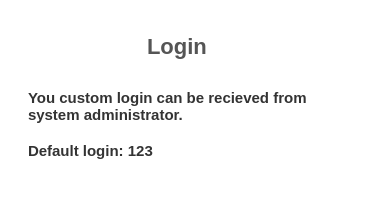
<?xml version="1.0" encoding="UTF-8"?>
<ui version="4.0">
 <class>Dialog</class>
 <widget class="QDialog" name="Dialog">
  <property name="geometry">
   <rect>
    <x>0</x>
    <y>0</y>
    <width>370</width>
    <height>200</height>
   </rect>
  </property>
  <property name="windowTitle">
   <string>Dialog</string>
  </property>
  <widget class="QGroupBox" name="groupBox">
   <property name="geometry">
    <rect>
     <x>0</x>
     <y>0</y>
     <width>370</width>
     <height>200</height>
    </rect>
   </property>
   <property name="minimumSize">
    <size>
     <width>250</width>
     <height>200</height>
    </size>
   </property>
   <property name="maximumSize">
    <size>
     <width>370</width>
     <height>100</height>
    </size>
   </property>
   <property name="styleSheet">
    <string notr="true"> font-size: 18px;
                    font-weight: bold;
                    padding: 5px;
                    background-color:white;
border:none;</string>
   </property>
   <layout class="QVBoxLayout" name="verticalLayout_2">
    <item>
     <widget class="QGroupBox" name="groupBox_2">
      <property name="sizePolicy">
       <sizepolicy hsizetype="Preferred" vsizetype="Preferred">
        <horstretch>0</horstretch>
        <verstretch>0</verstretch>
       </sizepolicy>
      </property>
      <property name="minimumSize">
       <size>
        <width>0</width>
        <height>50</height>
       </size>
      </property>
      <property name="maximumSize">
       <size>
        <width>16777215</width>
        <height>60</height>
       </size>
      </property>
      <property name="styleSheet">
       <string notr="true"> font-size: 22px;
                                font-weight: bold;
                                padding: 5px;
                                color: #555555;
                                border:none;</string>
      </property>
      <property name="title">
       <string/>
      </property>
      <widget class="QLabel" name="label_10">
       <property name="geometry">
        <rect>
         <x>122</x>
         <y>15</y>
         <width>93</width>
         <height>35</height>
        </rect>
       </property>
       <property name="maximumSize">
        <size>
         <width>16777215</width>
         <height>50</height>
        </size>
       </property>
       <property name="text">
        <string>Login</string>
       </property>
       <property name="margin">
        <number>0</number>
       </property>
      </widget>
     </widget>
    </item>
    <item>
     <widget class="QGroupBox" name="groupBox_4">
      <property name="styleSheet">
       <string notr="true">border:none;</string>
      </property>
      <property name="title">
       <string/>
      </property>
      <widget class="QPlainTextEdit" name="plainTextEdit">
       <property name="geometry">
        <rect>
         <x>0</x>
         <y>0</y>
         <width>350</width>
         <height>300</height>
        </rect>
       </property>
       <property name="sizePolicy">
        <sizepolicy hsizetype="Fixed" vsizetype="Fixed">
         <horstretch>0</horstretch>
         <verstretch>0</verstretch>
        </sizepolicy>
       </property>
       <property name="minimumSize">
        <size>
         <width>0</width>
         <height>300</height>
        </size>
       </property>
       <property name="maximumSize">
        <size>
         <width>350</width>
         <height>50</height>
        </size>
       </property>
       <property name="styleSheet">
        <string notr="true"> border: none;
                                                    padding: 5px 10px;
                                                    font-size: 15px;
                                                    color: #333333;</string>
       </property>
       <property name="plainText">
        <string>You custom login can be recieved from system administrator.

Default login: 123</string>
       </property>
      </widget>
     </widget>
    </item>
   </layout>
  </widget>
 </widget>
 <resources/>
 <connections/>
</ui>
